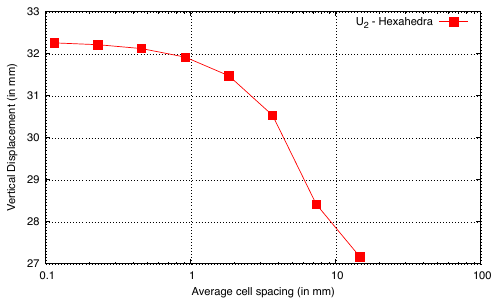

Recreate this plot in gnuplot.
set term pdfcairo dashed enhanced
set datafile separator " "

set output "disp.pdf"

#set size ratio 1

set grid
#set xrange [1:50]
#set yrange [1e-5:0.2]
set xtics
#set xtics add (5, 25, 50)
set ytics
#set y2tics
set logscale x
#set logscale y
#set format y "10^{%L}"
#set ytics 0.002
set xlabel "Average cell spacing (in mm)"
set ylabel "Vertical Displacement (in mm)"
set key right top;
#set key right bottom;

#set label "1^{st} order" at graph 0.5,0.86 center rotate by 10
#set label "2^{nd} order" at graph 0.5,0.37 center rotate by 25

# Average mesh spacing of mesh1
dx=14.6666666667

# 15,14 - upturned solid penta
# 5,4 - square

# Assume the mesh spacing is being halved for each succesive mesh
plot \
    "times.mac-studio-m1.hex.lu.txt" u (dx/(2**($0))):($4) w lp pt 5 lc "red" t "U_2 - Hexahedra"

# In another plot, we can show time and memory
#"times.mac-studio-m1.hex.lu.txt" u (dx/(2**($0))):($2) axes x1y2 w lp pt 5 lc "red" t "Time - Hexahedra"

# If we knew the exact answer, we could plot the error
#    "times.mac-studio-m1.hex.lu.txt" u (dx/(2**($0))):(abs(32.27 - $4)) w lp pt 5 lc "red" t "U_2 - Hexahedra"

#"orderOfAccuracySlopesDisp.dat" u 1:2 w l lw 2 lc "black" notitle, \
#    "orderOfAccuracySlopesDisp.dat" u 1:3 w l lw 2 lc "black" notitle
